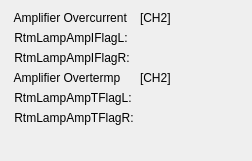
    <widget class="QWidget" name="formLayoutWidget_3">
     <property name="geometry">
      <rect>
       <x>711</x>
       <y>410</y>
       <width>252</width>
       <height>161</height>
      </rect>
     </property>
     <layout class="QFormLayout" name="formLayout_3">
      <item row="0" column="0">
       <widget class="QLabel" name="label_107">
        <property name="text">
         <string> Amplifier Overcurrent</string>
        </property>
       </widget>
      </item>
      <item row="0" column="1">
       <widget class="QLabel" name="label_150">
        <property name="text">
         <string>[CH2]</string>
        </property>
       </widget>
      </item>
      <item row="1" column="0">
       <widget class="QLabel" name="label_108">
        <property name="text">
         <string> RtmLampAmpIFlagL:</string>
        </property>
       </widget>
      </item>
      <item row="1" column="1">
       <widget class="PyDMLabel" name="PyDMLabel_105">
        <property name="toolTip">
         <string/>
        </property>
        <property name="channel" stdset="0">
         <string>XX-99SL07:DI-FOFBCtrl:RtmLampAmpIFlagLCH2-RB</string>
        </property>
       </widget>
      </item>
      <item row="2" column="0">
       <widget class="QLabel" name="label_109">
        <property name="text">
         <string> RtmLampAmpIFlagR:</string>
        </property>
       </widget>
      </item>
      <item row="2" column="1">
       <widget class="PyDMLabel" name="PyDMLabel_106">
        <property name="toolTip">
         <string/>
        </property>
        <property name="channel" stdset="0">
         <string>XX-99SL07:DI-FOFBCtrl:RtmLampAmpIFlagRCH2-RB</string>
        </property>
       </widget>
      </item>
      <item row="3" column="0">
       <widget class="QLabel" name="label_111">
        <property name="text">
         <string> Amplifier Overtermp</string>
        </property>
       </widget>
      </item>
      <item row="3" column="1">
       <widget class="QLabel" name="label_154">
        <property name="text">
         <string>[CH2]</string>
        </property>
       </widget>
      </item>
      <item row="4" column="0">
       <widget class="QLabel" name="label_112">
        <property name="text">
         <string> RtmLampAmpTFlagL:</string>
        </property>
       </widget>
      </item>
      <item row="4" column="1">
       <widget class="PyDMLabel" name="PyDMLabel_107">
        <property name="toolTip">
         <string/>
        </property>
        <property name="channel" stdset="0">
         <string>XX-99SL07:DI-FOFBCtrl:RtmLampAmpTFlagLCH2-RB</string>
        </property>
       </widget>
      </item>
      <item row="5" column="0">
       <widget class="QLabel" name="label_113">
        <property name="text">
         <string> RtmLampAmpTFlagR:</string>
        </property>
       </widget>
      </item>
      <item row="5" column="1">
       <widget class="PyDMLabel" name="PyDMLabel_108">
        <property name="toolTip">
         <string/>
        </property>
        <property name="channel" stdset="0">
         <string>XX-99SL07:DI-FOFBCtrl:RtmLampAmpTFlagRCH2-RB</string>
        </property>
       </widget>
      </item>
     </layout>
    </widget>
